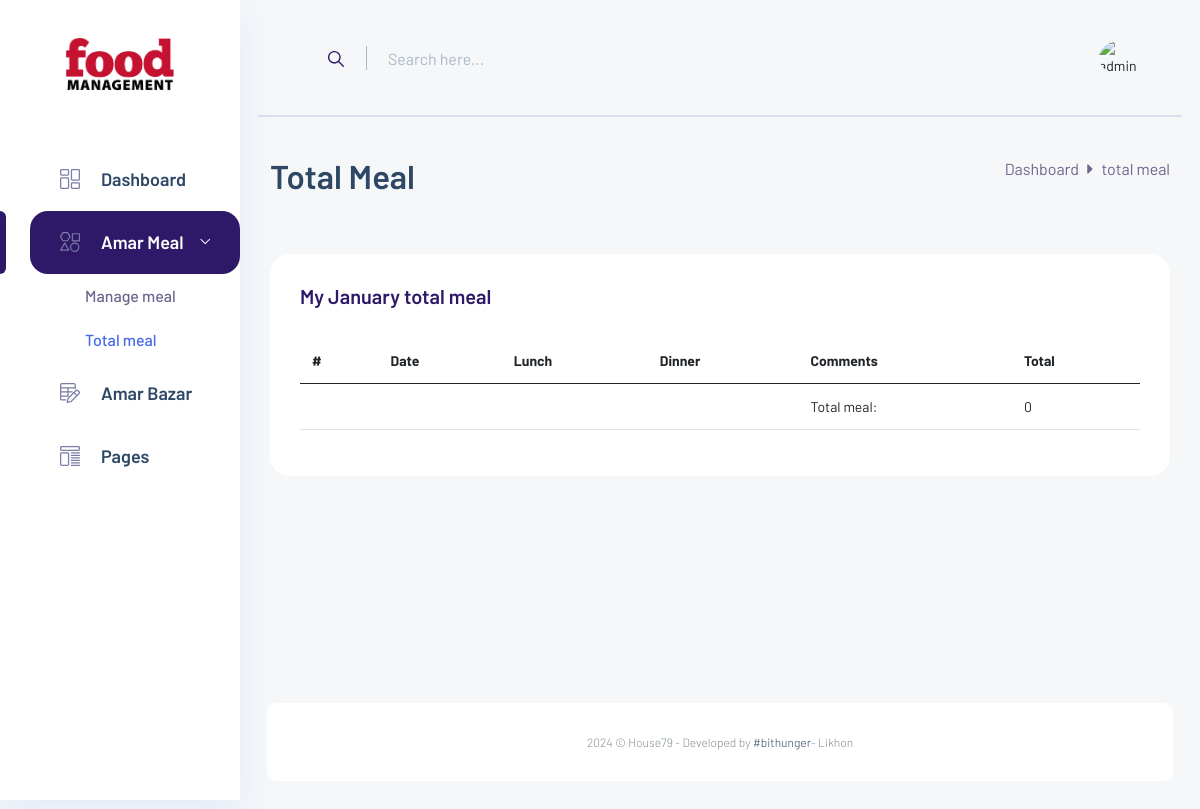
The app's page /user-dashboard/total-meal (signed in), older data.
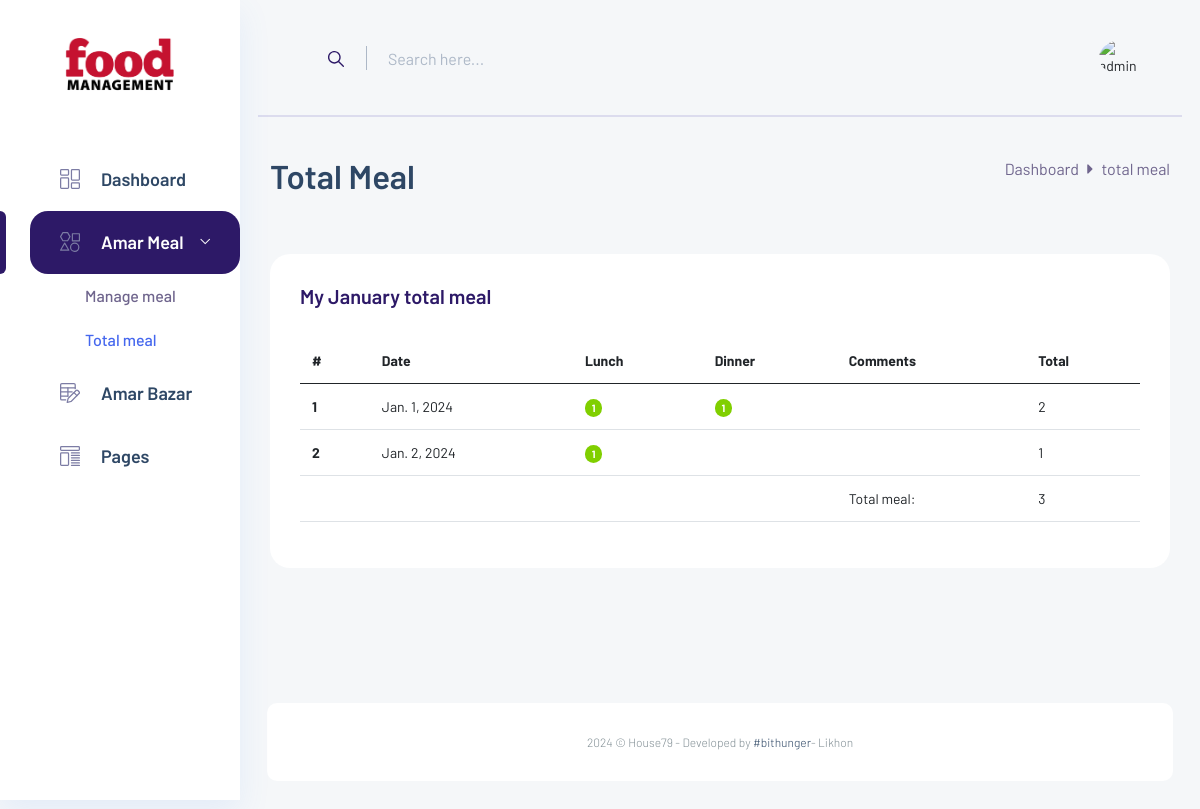
The same page, newer data.
### admin_dash/models.py (models this page shows, shortened)
class Daily_Meal(models.Model):
    user = models.ForeignKey(User, on_delete=models.CASCADE)
    date = models.DateField('Date (YYY-MM-DD)')
    lunch = models.IntegerField('Lunch', default=0)
    dinner = models.IntegerField('Dinner', default=0)
    comment = models.TextField('Comments', max_length=200)
    status = models.BooleanField('Status', default=True)

### user_dash/views.py (the view)
# urls.py: path('user-dashboard/total-meal', views.total_meal, name='total-meal'),
@login_required
def total_meal(request):
    this_month = dateTime.date.today().month
    month = dateTime.date(1900, this_month, 1).strftime('%B')
    this_month_meal = Daily_Meal.objects.filter(date__month=this_month, user=request.user)
    total_meal = 0
    for meal in this_month_meal:
        if meal.dinner >= 0:
            total_meal += meal.lunch + meal.dinner
        else:
            total_meal += meal.lunch
    return render(request, 'user_dashboard/total_meal.html', {'this_month_meal':this_month_meal, 'this_month':month, 'total_meal':total_meal})

### templates/user_dashboard/total_meal.html (shortened to what this page needs)
{% extends "layouts/main.html" %}
{% load static %}
{% block content %}
{% include "layouts/side_nav.html" %}
<section class="main_content dashboard_part">
    {% include "layouts/nav.html" %}
    <div class="main_content_iner">
        <div class="container-fluid p-0">
            <div class="row justify-content-center">
                <div class="col-12">
                    <div class="dashboard_header mb_50">
                        <div class="row">
                            <div class="col-lg-6">
                                <div class="dashboard_header_title">
                                    <h3>Total Meal</h3>
                                </div>
                            </div>
                            <div class="col-lg-6">
                                <div class="dashboard_breadcam text-end">
                                    <p><a href="index.html">Dashboard</a> <i class="fas fa-caret-right"></i> total meal
                                    </p>
                                </div>
                            </div>
                        </div>
                    </div>
                </div>
                <div class="col-lg-12">
                    <div class="white_box mb_30">
                        <div class="box_header ">
                            <div class="main-title">
                                <h3 class="mb-0">My {{ this_month }} total meal</h3>
                            </div>
                        </div>
                        <table class="table table-hover">
                            <thead>
                                <tr>
                                    <th scope="col">#</th>
                                    <th scope="col">Date</th>
                                    <th scope="col">Lunch</th>
                                    <th scope="col">Dinner</th>
                                    <th scope="col">Comments</th>
                                    <th scope="col">Total</th>
                                </tr>
                            </thead>
                            <tbody>
                                {% for daily_meal in this_month_meal %}
                                <tr>
                                    <th scope="row">{{ forloop.counter }}</th>
                                    <td>{{ daily_meal.date }}</td>
                                    <td>
                                        {% if daily_meal.lunch %}
                                        <span class="badge rounded-pill bg-success">{{ daily_meal.lunch }}</span>
                                        {% elif daily_meal.lunch == 0 %}
                                        <span class="badge rounded-pill bg-danger">OFF</span>
                                        {% endif %}
                                    </td>
                                    <td>
                                        {% if daily_meal.dinner > 0 %}
                                        <span class="badge rounded-pill bg-success">{{ daily_meal.dinner }}</span>
                                        {% elif daily_meal.dinner == 0 %}
                                        <span class="badge rounded-pill bg-danger">OFF</span>
                                        {% endif %}
                                    </td>
                                    <td>{{ daily_meal.comment }}</td>
                                    <td>
                                        {% if daily_meal.dinner >= 0 %}
                                            {{ daily_meal.lunch|add:daily_meal.dinner }}
                                        {% else %}
                                            {{ daily_meal.lunch }}
                                        {% endif %}
                                    </td>
                                </tr>
                                {% endfor %}
                                <tr>
                                    <td></td>
                                    <td></td>
                                    <td></td>
                                    <td></td>
                                    <td>Total meal:</td>
                                    <td>{{ total_meal }}</td>
                                </tr>
                            </tbody>
                        </table>
                    </div>
                </div>
            </div>
        </div>
        {% include "layouts/footer.html" %}
    </div>
</section>
{% endblock content %}

### templates/layouts/main.html (shortened to what this page needs)
<!DOCTYPE html>
<html lang="zxx">
<head>
	{% include "layouts/headers.html" %}
</head>
<body class="crm_body_bg">
    {% block content %}{% endblock content %}
</body>
</html>

### templates/layouts/headers.html (shortened to what this page needs)
{% load static %}
<link rel="stylesheet" href="{% static 'css/bootstrap1.min.css' %}" />
<link rel="stylesheet" href="{% static 'vendors/themefy_icon/themify-icons.css' %}" />
<link rel="stylesheet" href="{% static 'vendors/swiper_slider/css/swiper.min.css' %}" />
<link rel="stylesheet" href="{% static 'vendors/select2/css/select2.min.css' %}" />
<link rel="stylesheet" href="{% static 'vendors/niceselect/css/nice-select.css' %}" />
<link rel="stylesheet" href="{% static 'vendors/owl_carousel/css/owl.carousel.css' %}" />
<link rel="stylesheet" href="{% static 'vendors/gijgo/gijgo.min.css' %}" />
<link rel="stylesheet" href="{% static 'vendors/font_awesome/css/all.min.css' %}" />
<link rel="stylesheet" href="{% static 'vendors/datepicker/date-picker.css' %}" />
<link rel="stylesheet" href="{% static 'vendors/tagsinput/tagsinput.css' %}" />
<link rel="stylesheet" href="{% static 'vendors/datatable/css/jquery.dataTables.min.css' %}" />
<link rel="stylesheet" href="{% static 'vendors/datatable/css/responsive.dataTables.min.css' %}" />
<link rel="stylesheet" href="{% static 'vendors/datatable/css/buttons.dataTables.min.css' %}" />
<link rel="stylesheet" href="{% static 'vendors/text_editor/summernote-bs4.css' %}" />
<link rel="stylesheet" href="{% static 'vendors/morris/morris.css' %}">
<link rel="stylesheet" href="{% static 'vendors/material_icon/material-icons.css' %}" />
<link rel="stylesheet" href="{% static 'css/metisMenu.css' %}">
<link rel="stylesheet" href="{% static 'css/style1.css' %}" />
<link rel="stylesheet" href="{% static 'css/colors/default.css' %}" id="colorSkinCSS">

### templates/layouts/side_nav.html (shortened to what this page needs)
{% load static %}
<nav class="sidebar">
    <div class="logo d-flex justify-content-between">
        {% if request.user.is_authenticated and request.user.is_superuser %}
        <a href="{% url 'admin-dashboard' %}"><img src="{% static 'img/logo22.png' %}" alt="brand logo" width="200"></a>
        {% else %}
        <a href="{% url 'dashboard' %}"><img src="{% static 'img/logo22.png' %}" alt="brand logo" width="200"></a>
        {% endif %}
    </div>
    <ul id="sidebar_menu">
        {% if request.user.is_authenticated and request.user.is_superuser %}
        <li class="{% if request.path == '/admin-dashboard/' %}mm-active{% endif %}">
            <a href="{% url 'admin-dashboard' %}">
                <img src="{% static 'img/menu-icon/dashboard.svg' %}" alt>
                <span>Dashboard</span>
            </a>
        </li>
        {% endif %}
        <li class="{% if request.path == '/user-dashboard/manage-meal' or request.path == '/user-dashboard/total-meal' %}mm-active{% endif %}">
            <a class="has-arrow" href="#" aria-expanded="false">
                <img src="{% static 'img/menu-icon/3.svg' %}" alt>
                <span>Amar Meal</span>
            </a>
            <ul>
                <li><a class="{% if request.path == '/user-dashboard/manage-meal' %}active{% endif %}" href="{% url 'manage-meal' %}">Manage meal</a></li>
                <li><a class="{% if request.path == '/user-dashboard/total-meal' %}active{% endif %}" href="{% url 'total-meal' %}">Total meal</a></li>
            </ul>
        </li>
        <li class="{% if request.path == '/user-dashboard/add-bazar' or request.path == '/user-dashboard/total-bazar' %}mm-active{% endif %}">
            <a class="has-arrow" href="#" aria-expanded="false">
                <img src="{% static 'img/menu-icon/8.svg' %}" alt>
                <span>Amar Bazar</span>
            </a>
        </li>
        <li class="{% if request.path == '/user-dashboard/profile' or request.path == '/authentication/login' or request.path == '/authentication/signup' %}mm-active{% endif %}">
            <a class="has-arrow" href="#" aria-expanded="false">
                <img src="{% static 'img/menu-icon/2.svg' %}" alt>
                <span>Pages</span>
            </a>
        </li>
    </ul>
</nav>

### templates/layouts/nav.html (shortened to what this page needs)
{% load static %}
<div class="container-fluid g-0">
    <div class="row">
        <div class="col-lg-12 p-0 ">
            <div class="header_iner d-flex justify-content-between align-items-center">
                <div class="serach_field-area">
                    <div class="search_inner">
                        <form action="#">
                            <div class="search_field">
                                <input type="text" placeholder="Search here...">
                            </div>
                            <button type="submit"> <img src="{% static 'img/icon/icon_search.svg' %}" alt> </button>
                        </form>
                    </div>
                </div>
                <div class="header_right d-flex justify-content-between align-items-center">
                    <div class="profile_info">
                        <img src="/media/{{ request.user.image }}" alt="{{ request.user }}">
                    </div>
                </div>
            </div>
        </div>
    </div>
</div>

### templates/layouts/footer.html
<div class="footer_part">
    <div class="container">
        <div class="row">
            <div class="col-lg-12">
                <div class="footer_iner text-center">
                    <p>2024 © House79 - Developed by <a href="https://github.com/bithunger">
                            #bithunger</a>- Likhon</p>
                </div>
            </div>
        </div>
    </div>
</div>

### templates/layouts/scripts.html (shortened to what this page needs)
{% load static %}

### static/css/metisMenu.css (style rules this page uses)
.metismenu .has-arrow { position:relative }
.metismenu .has-arrow::after { position:absolute;content:'';transform:rotate(-90deg) translate(0,-50%);transform-origin:top;top:50%;transition:all .3s ease-out;right:40px;content:"\e64b";font-family:themify;color:#a5adc6;font-weight:600;font-size:14px }
.metismenu .mm-active>.has-arrow::after,.metismenu .has-arrow[aria-expanded=true]::after { transform:rotate(180deg) translate(0,-50%) }

Row changes from the older to the newer data that the page shows:
added Daily_Meal: date "Jan. 1, 2024", lunch "1", dinner "1", lunch|add "2"
added Daily_Meal: date "Jan. 2, 2024", lunch "1"
Text that changed along with them:
{{ total_meal }}: "0" → "3"
